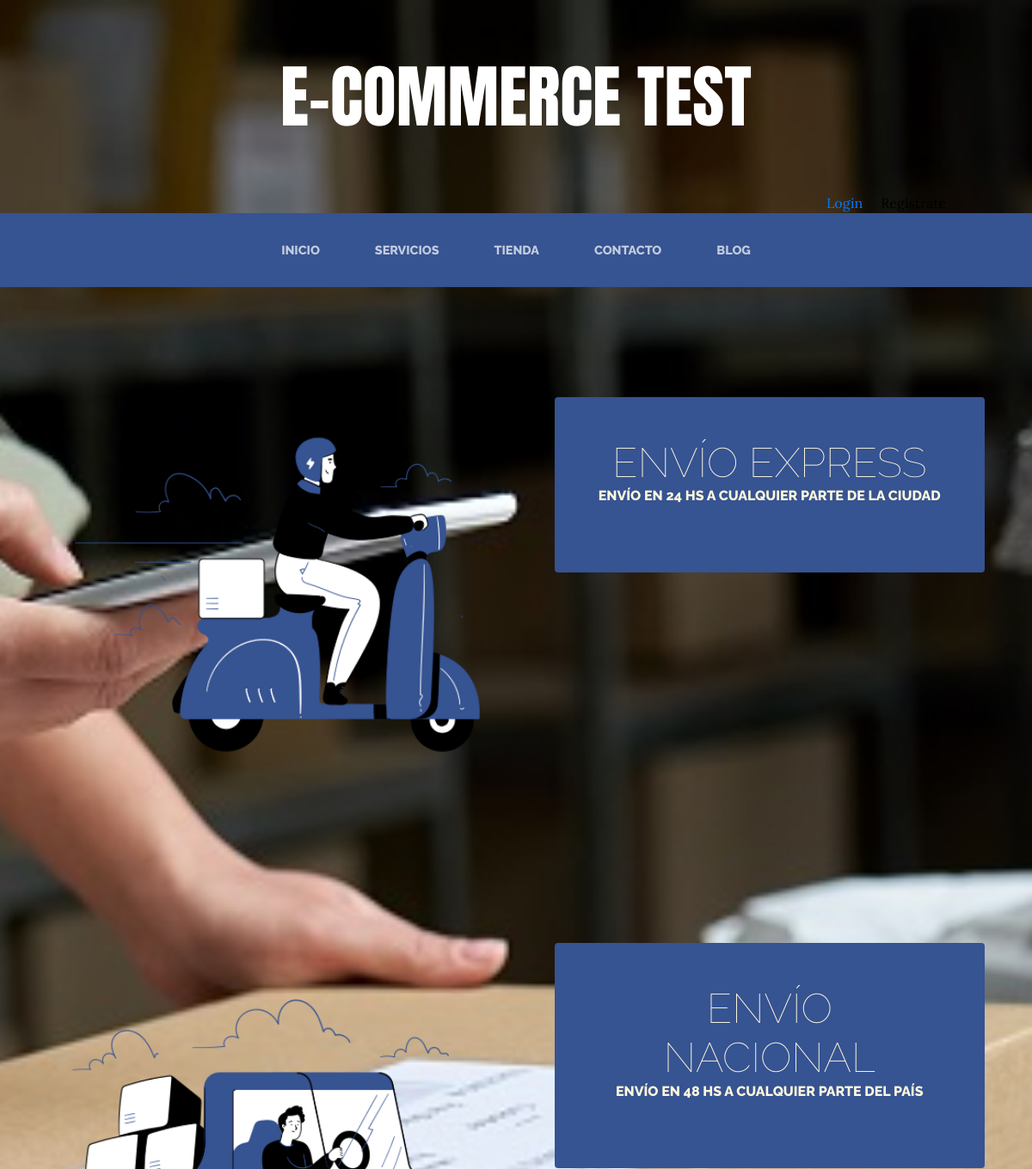
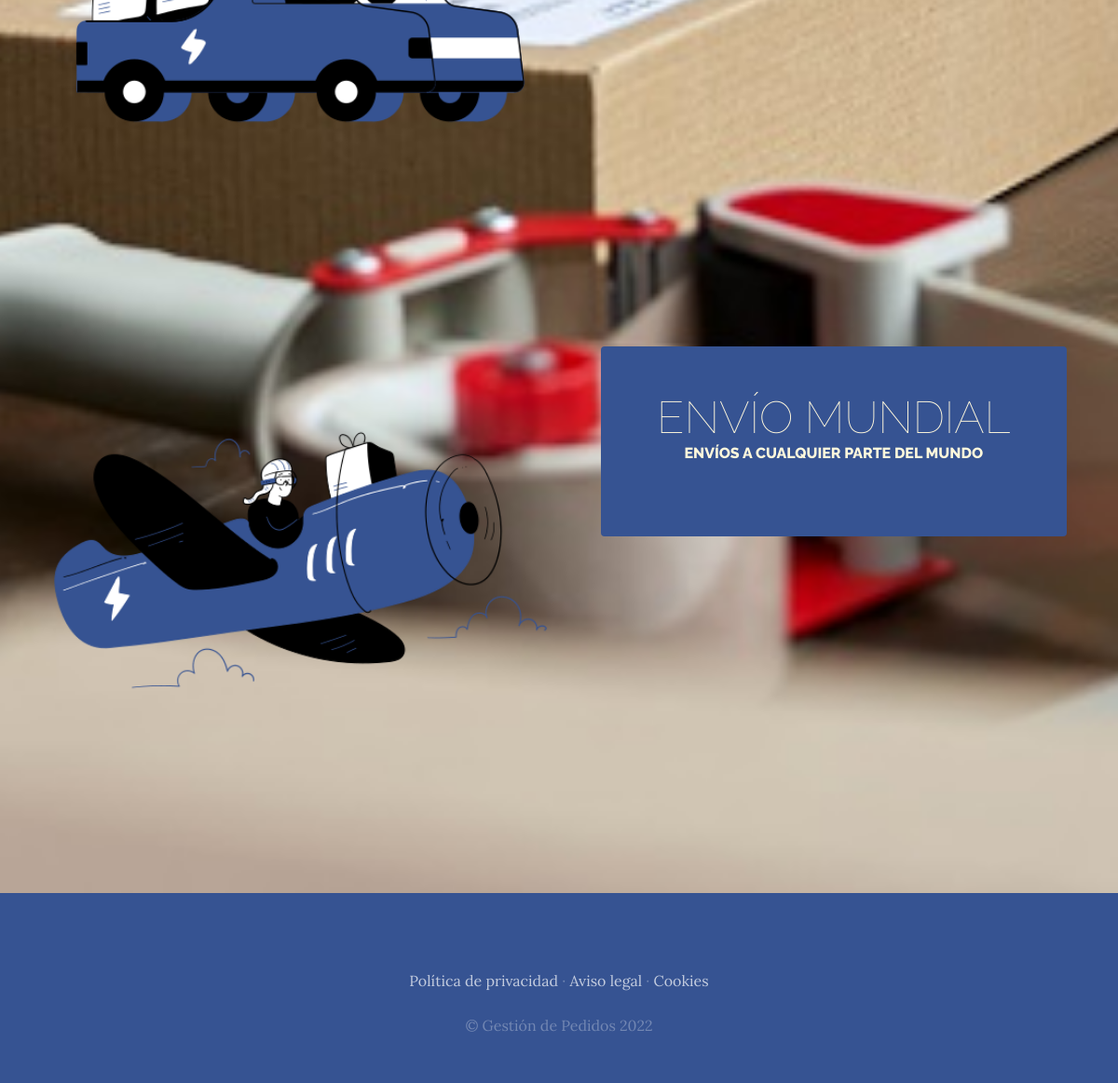
The app's page /services/services with its own data (2 pictures, top to bottom).
### services/models.py (models this page shows, shortened)
class Service(models.Model):
    title=models.CharField(max_length=50)
    content=models.CharField(max_length=50)
    image=models.ImageField(upload_to='services')
    created=models.DateTimeField(auto_now_add=True)
    updated=models.DateTimeField(auto_now_add=True)
    class Meta:
        verbose_name='service'
        verbose_name_plural='services'

### services/views.py (the view)
# urls.py: path('services/', include('services.urls')),
def services(request):
    services=Service.objects.all()
    return render(request, "services/services.html", {"services": services})

### cart/context_processor.py (called while the page is built)
def cart_total_amount(request):
    total=0
    if request.user.is_authenticated:
        for key, value in request.session["cart"].items():
             total = total + float(value["price"])
    else:
        total = "Debes hacer login"
    return {"cart_total_amount":total}

### services/templates/services/services.html
{% extends "ProjectWebApp/base.html" %}
{% load static %}
{% block content %}
    {% for service in services %}
        <section class="page-section clearfix">
        <div class="container">
          <div class="intro">
            <img class="intro-img img-fluid mb-3 mb-lg-0 rounded" src="{{service.image.url}}" alt="" style="width: 50%;">
            <div class="intro-text left-0 text-center bg-faded p-5 rounded">
              <h2 class="section-heading mb-4" >
                <span class="section-heading-lower">{{service.title}}</span>
                <span class="section-heading-upper">{{service.content}}</span>
              </h2>
            </div>
          </div>
        </div>
        </section>
    {% endfor %}
{% endblock %}

### ProjectWebApp/templates/ProjectWebApp/base.html (shortened to what this page needs)
<html>
<head>
    {% load static %}
    <link href="{% static 'ProjectWebApp/vendor/bootstrap/css/bootstrap.min.css' %}" rel="stylesheet">
    <link href="{% static 'ProjectWebApp/css/gestion.css' %}" rel="stylesheet">
</head>
<body>
    <h1 class="site-heading text-center d-none d-lg-block">
        <span class="site-heading-lower">E-Commerce Test</span>
      </h1>
      <div style="text-align: right; margin-right: 100px; ">
      {% if user.is_authenticated %}
      Hola {{ user.username }} &nbsp; &nbsp; <a href="{% url 'end_session' %}">Cerrar sesión</a>
      {% else %}
      <a href="{% url 'log_in' %}">Login</a> &nbsp; &nbsp; <a href="{% url 'Authentication' %}" style="color: rgb(0, 0, 0)">Regístrate</a>
      {% endif %}
      </div>
 <nav class="navbar navbar-expand-lg navbar-dark py-lg-4" id="mainNav">
    <div class="container">
      <div class="collapse navbar-collapse" id="navbarResponsive">
        <ul class="navbar-nav mx-auto">
          <li class="nav-item {% if request.path == '/' %}active{% endif %} px-lg-4">
            <a class="nav-link text-uppercase text-expanded" href="{% url 'Home' %}">Inicio</a>
          </li>
          <li class="nav-item {% if request.path == '/services/' %}active{% endif %} px-lg-4">
            <a class="nav-link text-uppercase text-expanded" href="{% url 'Servicios' %}">Servicios</a>
          </li>
          <li class="nav-item {% if request.path == '/shop/' %}active{% endif %} px-lg-4">
            <a class="nav-link text-uppercase text-expanded" href="{% url 'Tienda' %}">Tienda</a>
          </li>
          <li class="nav-item {% if request.path == '/contact/' %}active{% endif %} px-lg-4">
            <a class="nav-link text-uppercase text-expanded" href="{% url 'Contacto' %}">Contacto</a>
          </li>
          <li class="nav-item {% if request.path|slice:':6' == '/blog/' %}active{% endif %} px-lg-4">
            <a class="nav-link text-uppercase text-expanded" href="{% url 'Blog' %}">Blog</a>
          </li>
        </ul>
      </div>
    </div>
  </nav>
    {% block content %}
    {% endblock %}
    <footer class="footer text-faded text-center py-5">
      <div class="container">
        <p class="m-0 mbt">
        	<a href="sample.html" class="link">Política de privacidad</a> ·
        	<a href="sample.html" class="link">Aviso legal</a> ·
        	<a href="sample.html" class="link">Cookies</a>
		</p>
        <p class="m-0 mbt1">&copy; Gestión de Pedidos 2022</p>
      </div>
	</footer>
</body>
</html>

### ProjectWebApp/static/ProjectWebApp/css/gestion.css (style rules this page uses)
body { font-family: 'Lora'; background: url("../img/Gestin-de-pedidos.jpg"); background-attachment: fixed; background-position: center; background-size: cover; }
h1 { font-family: 'Anton', sans-serif; }
h2, h3, h4, h5, h6 { font-family: 'Raleway'; }
p { line-height: 1.75; }
.text-faded { color: rgba(255, 255, 255, 0.3); }
.site-heading { margin-top: 5rem; margin-bottom: 5rem; text-transform: uppercase; line-height: 1; font-family: 'Anton', sans-serif; color: white; }
.site-heading .site-heading-lower { font-size: 5rem; font-weight: 100; line-height: 4rem; }
.page-section { margin-top: 5rem; margin-bottom: 5rem; }
.section-heading { text-transform: uppercase; }
.section-heading .section-heading-upper { display: block; font-size: 1rem; font-weight: 800; padding-bottom:.5rem; }
.section-heading .section-heading-lower { display: block; font-size: 3rem; font-weight: 100; }
.bg-faded { background-color: rgba(255, 255, 255, 0.85); }
#mainNav { background-color: rgba(54, 83, 146); font-family: 'Raleway'; }
#mainNav .navbar-nav .nav-item .nav-link { color: rgba(255, 255, 255, 0.7); font-weight: 800; }
@media (min-width: 992px) { #mainNav .navbar-nav .nav-item .nav-link { font-size: 0.9rem; } }
.intro { position: relative; }
@media (min-width: 992px) { .intro .intro-img { width: 75%; float: left; } }
@media (min-width: 992px) { .intro .intro-text { left: 600; width: 60%; margin-top: 3rem; background-color: rgba(54, 83, 146); color: cornsilk; position: absolute; } }
@media (min-width: 1200px) { .intro .intro-text { width: 45%; } }
.footer { background-color: rgba(54, 83, 146); }
.mbt { padding-top: 2rem; }
.mbt1 { padding-top: 1.25rem; }
a.link { color: rgba(255, 255, 255, 0.7); }

### records on screen
Service: image (picture), title "ENVÍO EXPRESS", content "ENVÍO EN 24 HS A CUALQUIER PARTE DE LA CIUDAD"
Service: image (picture), title "ENVÍO NACIONAL", content "ENVÍO EN 48 HS A CUALQUIER PARTE DEL PAÍS"
Service: image (picture), title "ENVÍO MUNDIAL", content "ENVÍOS A CUALQUIER PARTE DEL MUNDO"
